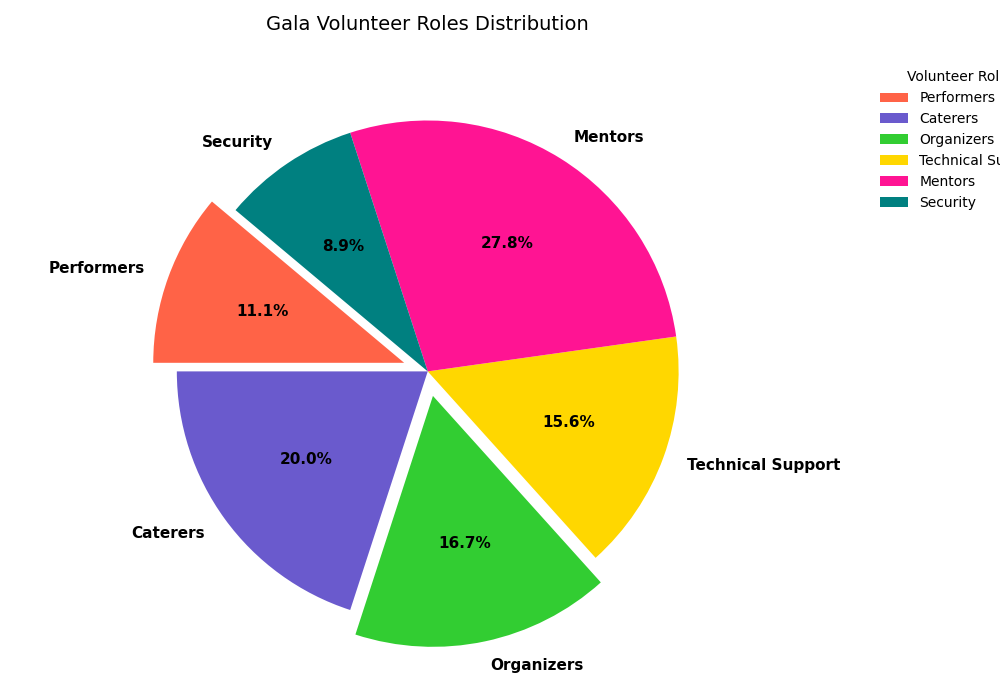

The script that drew this image:
import matplotlib.pyplot as plt

# Volunteer roles and counts
volunteer_roles = ['Performers', 'Caterers', 'Organizers', 'Technical Support', 'Mentors', 'Security']
volunteer_counts = [10, 18, 15, 14, 25, 8]

# Alternate color palette
colors = ['#FF6347', '#6A5ACD', '#32CD32', '#FFD700', '#FF1493', '#008080']

fig, ax = plt.subplots(figsize=(10, 7))

explode = (0.1, 0, 0.1, 0, 0, 0) 

wedges, texts, autotexts = ax.pie(
    volunteer_counts,
    labels=volunteer_roles,
    colors=colors,
    autopct='%1.1f%%',
    startangle=140,
    explode=explode,
    shadow=False
)

for text in texts:
    text.set_fontsize(11)
    text.set_fontweight('bold')

for autotext in autotexts:
    autotext.set_fontsize(11)
    autotext.set_color('black')
    autotext.set_fontweight('bold')

# Randomized the title style
ax.set_title(
    "Gala Volunteer Roles Distribution",
    fontsize=14, fontweight='normal', pad=20
)

# Adjusted legend style
ax.legend(
    wedges, volunteer_roles,
    title="Volunteer Roles",
    loc="upper right",
    bbox_to_anchor=(1, 0, 0.5, 1),
    frameon=False
)

plt.tight_layout()
plt.grid(True)  # Added grid for stylistic change

plt.show()
